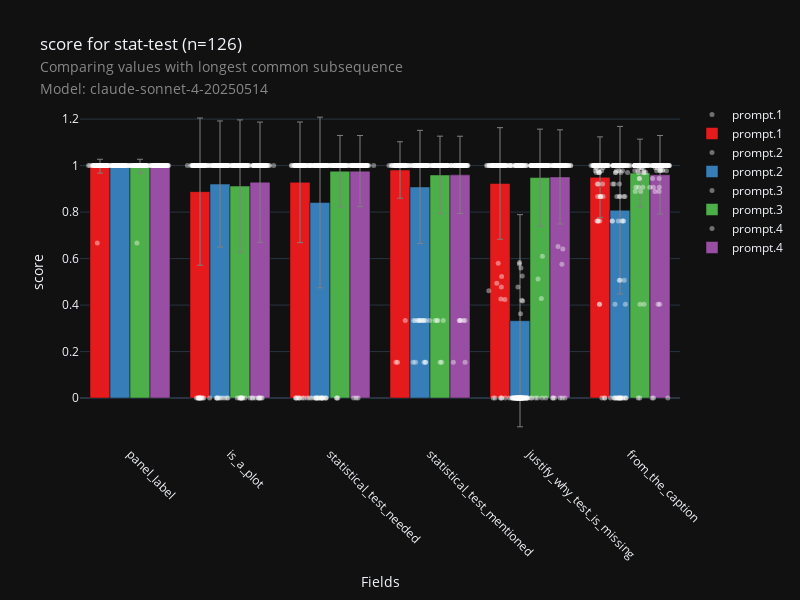

The notebook cell saved with this chart:
### Code cell
fig, df_data, df_metadata = check_visualization(
    "fig-checklist",
    "stat-test",
    metric="longest_common_subsequence",
    score="score",
    model=MODEL
)
fig.show()

### Figure 1 — Plotly figure (JSON) as saved in the notebook; plotly's stock layout.template omitted (floating-point values rounded to 4 significant figures; data arrays with more than 128 entries replaced by an {"elided": "..."} marker saying what was removed)
{"data": [{"hovertext": {"elided": "750 str values"}, "marker": {"color": "white", "line": {"color": "white", "width": 0}, "opacity": 0.4, "size": 5}, "mode": "markers", "name": "prompt.1", "showlegend": true, "type": "scatter", "x": {"elided": "750 float values"}, "y": {"elided": "750 float values"}}, {"error_y": {"array": [0.1736, 0.3166, 0.24, 0.02981, 0.1215, 0.2595], "color": "grey", "thickness": 1, "type": "data", "visible": true, "width": 3}, "hovertext": ["Field: from_the_caption<br>0.9498966227449813: 0.950<br>Prompt: prompt.1", "Field: is_a_plot<br>0.888: 0.888<br>Prompt: prompt.1", "Field: justify_why_test_is_missing<br>0.9231018620171031: 0.923<br>Prompt: prompt.1", "Field: panel_label<br>0.9973333333333334: 0.997<br>Prompt: prompt.1", "Field: statistical_test_mentioned<br>0.9811282051282051: 0.981<br>Prompt: prompt.1", "Field: statistical_test_needed<br>0.928: 0.928<br>Prompt: prompt.1"], "marker": {"color": "rgb(228,26,28)"}, "name": "prompt.1", "showlegend": true, "type": "bar", "width": 0.2, "x": [4.7, 0.7, 3.7, -0.3, 2.7, 1.7], "y": [0.9499, 0.888, 0.9231, 0.9973, 0.9811, 0.928]}, {"hovertext": {"elided": "756 str values"}, "marker": {"color": "white", "line": {"color": "white", "width": 0}, "opacity": 0.4, "size": 5}, "mode": "markers", "name": "prompt.2", "showlegend": true, "type": "scatter", "x": {"elided": "756 float values"}, "y": {"elided": "756 float values"}}, {"error_y": {"array": [0.3605, 0.2714, 0.4563, 0.0, 0.2434, 0.3669], "color": "grey", "thickness": 1, "type": "data", "visible": true, "width": 3}, "hovertext": ["Field: from_the_caption<br>0.808020520286246: 0.808<br>Prompt: prompt.2", "Field: is_a_plot<br>0.9206349206349206: 0.921<br>Prompt: prompt.2", "Field: justify_why_test_is_missing<br>0.33271090589232216: 0.333<br>Prompt: prompt.2", "Field: panel_label<br>1.0: 1.000<br>Prompt: prompt.2", "Field: statistical_test_mentioned<br>0.9082214082214082: 0.908<br>Prompt: prompt.2", "Field: statistical_test_needed<br>0.8412698412698413: 0.841<br>Prompt: prompt.2"], "marker": {"color": "rgb(55,126,184)"}, "name": "prompt.2", "showlegend": true, "type": "bar", "width": 0.2, "x": [4.9, 0.9, 3.9, -0.1, 2.9, 1.9], "y": [0.808, 0.9206, 0.3327, 1.0, 0.9082, 0.8413]}, {"hovertext": {"elided": "750 str values"}, "marker": {"color": "white", "line": {"color": "white", "width": 0}, "opacity": 0.4, "size": 5}, "mode": "markers", "name": "prompt.3", "showlegend": true, "type": "scatter", "x": {"elided": "750 float values"}, "y": {"elided": "750 float values"}}, {"error_y": {"array": [0.146, 0.2844, 0.2084, 0.02981, 0.1669, 0.1537], "color": "grey", "thickness": 1, "type": "data", "visible": true, "width": 3}, "hovertext": ["Field: from_the_caption<br>0.9678445157332659: 0.968<br>Prompt: prompt.3", "Field: is_a_plot<br>0.912: 0.912<br>Prompt: prompt.3", "Field: justify_why_test_is_missing<br>0.9484004866702451: 0.948<br>Prompt: prompt.3", "Field: panel_label<br>0.9973333333333334: 0.997<br>Prompt: prompt.3", "Field: statistical_test_mentioned<br>0.9597948717948718: 0.960<br>Prompt: prompt.3", "Field: statistical_test_needed<br>0.976: 0.976<br>Prompt: prompt.3"], "marker": {"color": "rgb(77,175,74)"}, "name": "prompt.3", "showlegend": true, "type": "bar", "width": 0.2, "x": [5.1, 1.1, 4.1, 0.1, 3.1, 2.1], "y": [0.9678, 0.912, 0.9484, 0.9973, 0.9598, 0.976]}, {"hovertext": {"elided": "756 str values"}, "marker": {"color": "white", "line": {"color": "white", "width": 0}, "opacity": 0.4, "size": 5}, "mode": "markers", "name": "prompt.4", "showlegend": true, "type": "scatter", "x": {"elided": "756 float values"}, "y": {"elided": "756 float values"}}, {"error_y": {"array": [0.1691, 0.2586, 0.2026, 0.0, 0.1662, 0.1531], "color": "grey", "thickness": 1, "type": "data", "visible": true, "width": 3}, "hovertext": ["Field: from_the_caption<br>0.9604836902801376: 0.960<br>Prompt: prompt.4", "Field: is_a_plot<br>0.9285714285714286: 0.929<br>Prompt: prompt.4", "Field: justify_why_test_is_missing<br>0.9513431011511726: 0.951<br>Prompt: prompt.4", "Field: panel_label<br>1.0: 1.000<br>Prompt: prompt.4", "Field: statistical_test_mentioned<br>0.9601139601139601: 0.960<br>Prompt: prompt.4", "Field: statistical_test_needed<br>0.9761904761904762: 0.976<br>Prompt: prompt.4"], "marker": {"color": "rgb(152,78,163)"}, "name": "prompt.4", "showlegend": true, "type": "bar", "width": 0.2, "x": [5.3, 1.3, 4.3, 0.3, 3.3, 2.3], "y": [0.9605, 0.9286, 0.9513, 1.0, 0.9601, 0.9762]}], "layout": {"boxmode": "group", "height": 600, "showlegend": true, "title": {"text": "score for stat-test (n=126)<br><span style=\"font-size: 0.8em; color: #888;\">Comparing values with longest common subsequence</span><br><span style=\"font-size: 0.8em; color: #888;\">Model: claude-sonnet-4-20250514</span>"}, "width": 800, "xaxis": {"range": [-0.5, 5.5], "tickangle": 45, "ticktext": ["panel_label", "is_a_plot", "statistical_test_needed", "statistical_test_mentioned", "justify_why_test_is_missing", "from_the_caption"], "tickvals": [0, 1, 2, 3, 4, 5], "title": {"text": "Fields"}}, "yaxis": {"title": {"text": "score"}}}}
